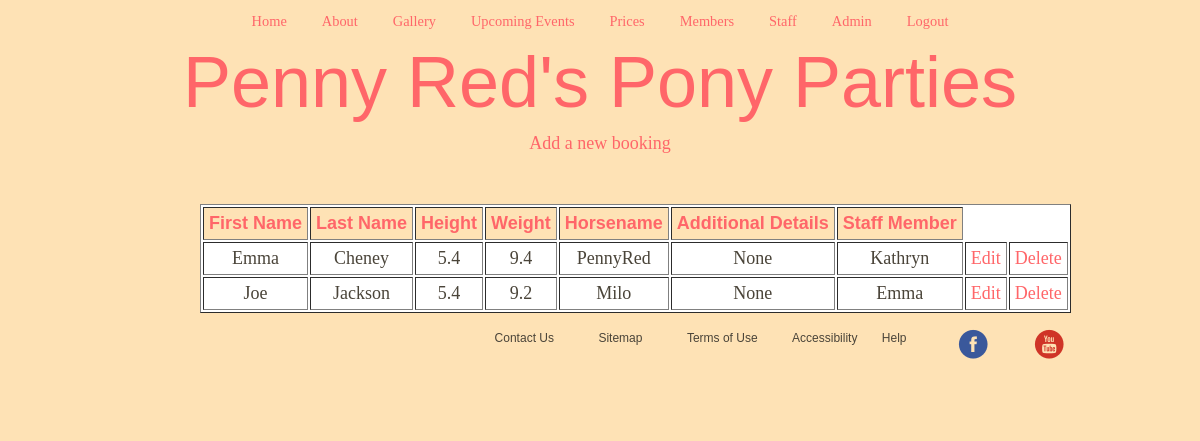
Page /Members/Booking/view_lessons.php?lessonid=1 (signed in) on the committed database.
### tables this page shows
CREATE TABLE `bookings` (
`bookingid` int(11) NOT NULL,
  `lessonid` int(11) NOT NULL,
  `fname` varchar(50) NOT NULL,
  `lname` varchar(50) NOT NULL,
  `height` text NOT NULL,
  `weight` text NOT NULL,
  `horsename` text NOT NULL,
  `additionaldetails` text NOT NULL,
  `staffmember` text NOT NULL
);

### Members/Booking/view_lessons.php (the view, shortened to what this page needs)
<?php
include ("../headerm.php");
?>
<p><a href="newbooking.php?lessonid='" . $lessonid . "'">Add a new booking</a></p>
<?php
$per_page = 10;
$lessonid = $_GET['lessonid'];
$result = mysql_query("SELECT * FROM bookings WHERE lessonid='".$lessonid."'");
$total_results = mysql_num_rows($result);
$total_pages = ceil($total_results / $per_page);
if (isset($_GET['page']) && is_numeric($_GET['page']))
{
	$show_page = $_GET['page'];
	if ($show_page > 0 && $show_page <= $total_pages)
	{
		$start = ($show_page -1) * $per_page;
		$end = $start + $per_page;
	}
	else
	{
		$start = 0;
		$end = $per_page;
	}
}
else
{
	$start = 0;
	$end = $per_page;
}
echo "<table class='forumtableleft' border='1' cellpadding='10'>";
echo "<tr class='header'><th>First Name</th><th>Last Name</th><th>Height</th><th>Weight</th><th>Horsename</th><th>Additional Details</th><th>Staff Member</th></tr>";
for ($i = $start; $i < $end; $i++)
{
	if ($i == $total_results) { break; }
	echo "<tr>";
	echo '<td>' . mysql_result($result, $i, 'fname') . '</td>';
	echo '<td>' . mysql_result($result, $i, 'lname') . '</td>';
	echo '<td>' . mysql_result($result, $i, 'height') . '</td>';
	echo '<td>' . mysql_result($result, $i, 'weight') . '</td>';
	echo '<td>' . mysql_result($result, $i, 'horsename') . '</td>';
	echo '<td>' . mysql_result($result, $i, 'additionaldetails') . '</td>';
	echo '<td>' . mysql_result($result, $i, 'staffmember') . '</td>';
	echo '<td><a href="editlesson.php?bookingid=' . mysql_result($result, $i, 'bookingid') . '" style="background-color: white;">Edit</a></td>';
	echo '<td><a href="deletebooking.php?bookingid=' . mysql_result($result, $i, 'bookingid') . '" style="background-color: white;">Delete</a></td>';
	echo "</tr>";
}
echo "</table>";
?>
</body>
</html>

### PR.css (style rules this page uses)
* { margin: 0; padding: 0; font-size: 18px; font-family: "Wingdings", sans-serif; background-color: #fee2b5; }
html, body { height: 100%; }
body { width: 1000px; margin: auto; }
p { color: #4a4439; margin-top: 10px; font-family: "KG Miss Kindergarten", Georgia, Serif; font-size: 1em; text-align: center; }
a { font-family: "KG Miss Kindergarten", Georgia, Serif; }
td { font-family: "KG Miss Kindergarten", Georgia, Serif; color: #4a4439; padding: 5px; background-color: white; }
#termsofuse p, ol, ul, li { text-align: left; font-family: Arial; color: #4a4439; font-size: 16px; }
ul { padding: 15px; }
body { text-align: center; }
a, a:link, a:active { color: #ff6669; outline: none; text-decoration: none; }
.header { background-color: #fee2b5; }
th { padding: 5px; color: #ff6669; }
table { margin-left: auto; margin-right: auto; background-color: white; }
.forumtableleft { float: left; margin-left: 100px; margin-top: 50px; }
#footercontainer { clear: both; width: 100%; height: 100px; bottom:0; left:0; top: 100%; }
#footercontainer a, li { color: #4a4439; list-style-type: none; font-family: Arial; font-size: 12px; display: inline; padding: 10px; }
#footer1 { float: right; margin-left: 20%; margin-right: -60px; }
#footer3 { float: right; margin-left: 5%; }

### rows in the picture
bookings: fname "Emma", lname "Cheney", height "5.4", weight "9.4", horsename "PennyRed", additionaldetails "None", staffmember "Kathryn"
bookings: fname "Joe", lname "Jackson", height "5.4", weight "9.2", horsename "Milo", additionaldetails "None", staffmember "Emma"
